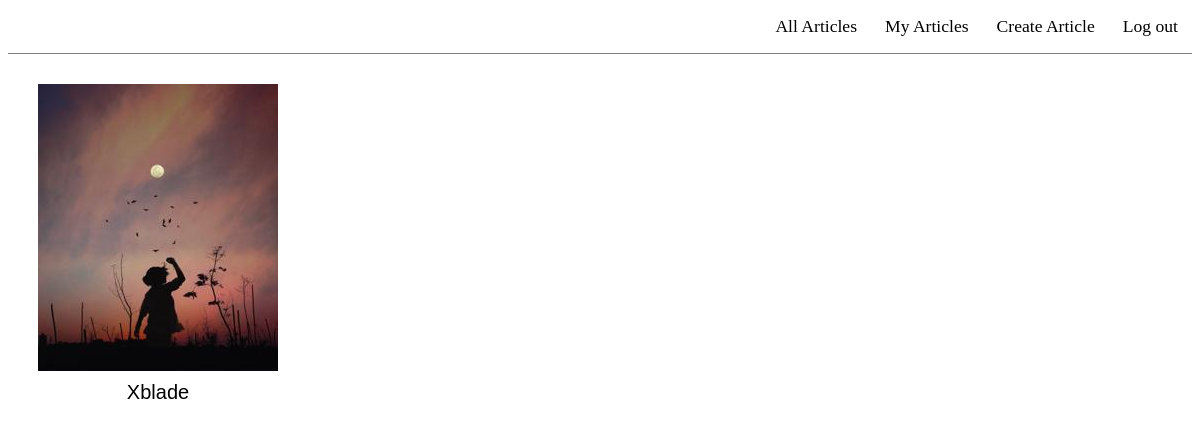
Page /my-articles/ (signed in) on the committed database.
### myapp/models.py (models this page shows, shortened)
class Article(models.Model):
    user = models.ForeignKey(User, on_delete=models.CASCADE)
    name = models.CharField(max_length=100)
    description = models.TextField()
    image = models.ImageField(upload_to = 'image')
    privacy = models.TextChoices('privacy','public private')
    privacy = models.CharField(max_length =10, choices=privacy.choices)

### myapp/views.py (the view)
# urls.py: path('my-articles/',views.my_articles,name='my-articles'),
@login_required
def my_articles(request):
    articles = Article.objects.filter(user = request.user)
    return render(request, 'myapp/articles.html', { 'articles': articles })

### myapp/templates/myapp/articles.html
{% extends 'myapp/base.html' %}
{% block container %}
<div class="article-container">
{% for article in articles %}
<div class='article'>
    <img onclick="location.href='{% url 'detail-article' article.id %}'" src="{{ article.image.url }}" alt="">
    <span onclick="location.href='{% url 'detail-article' article.id %}'" >{{ article.name }}</span>
</div>
{% endfor %}
</div>
{% endblock container %}

### myapp/static/myapp/css/style.css (style rules this page uses)
* { transition: height 0.66s ease-in; transition: width 0.66s ease-in; }
.article-container { font: 20px Verdana; display: flex; flex-wrap: wrap; }
.article-container .article { cursor: pointer; margin: 30px; }
.article-container span { display: block; text-align: center; margin: 5px; font-family: Verdana, Geneva, Tahoma, sans-serif; }

### rows in the picture
Article: image (picture), name "Xblade"
